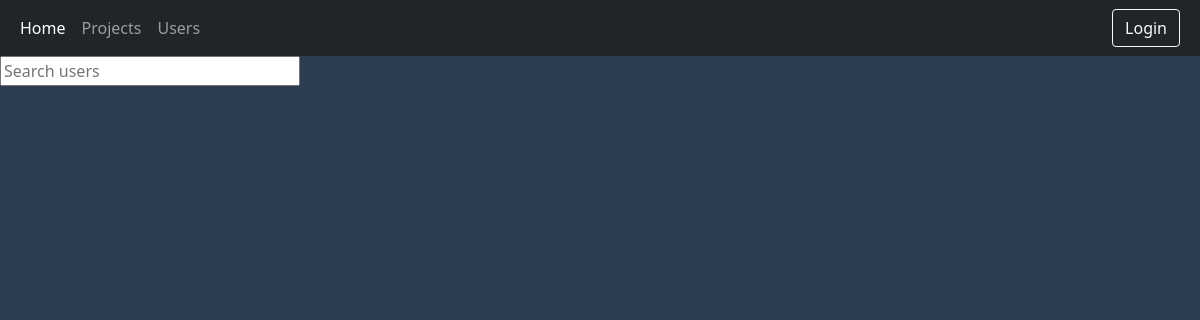
The app's page /, older data.
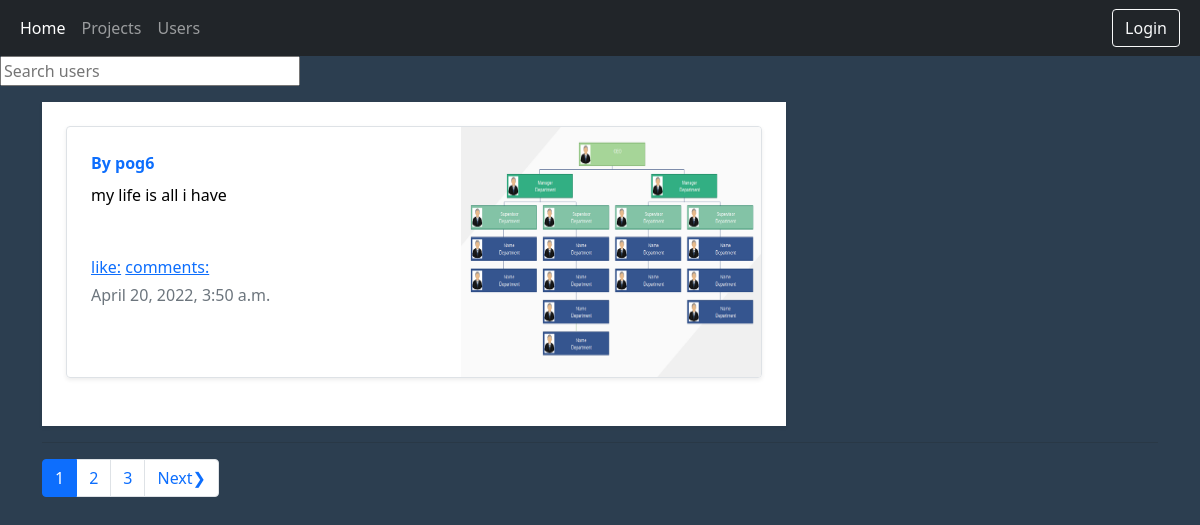
The same page, newer data.
### actions/models.py (models this page shows, shortened)
class UserPost(models.Model):
    owner = models.ForeignKey(Account,on_delete=models.SET_NULL, null=True, blank=True)
    body = models.CharField(max_length=1000, null=True, blank=True)
    post_image = models.ImageField(null=True,blank=True,upload_to="post_images/",default='post_images/default.jpg')
    created = models.DateTimeField(auto_now_add=True)
    id = models.UUIDField(default=uuid.uuid4, unique=True, primary_key=True, editable=False)

### users/models.py (models this page shows)
class Account(models.Model):
    user = models.OneToOneField(User, on_delete=models.CASCADE, null=True, blank=True)
    first_name=models.CharField(max_length=200, null=True, blank=True)
    last_name = models.CharField(max_length=200, null=True, blank=True)
    username=models.CharField(max_length=200, null=True, blank=True)
    email=models.EmailField(max_length=200)
    location=models.CharField(max_length=200, null=True, blank=True)
    bio=models.TextField(max_length=200, null=True, blank=True)
    job=models.CharField(max_length=200, null=True, blank=True)
    status=models.CharField(max_length=200, null=True, blank=True)
    profile=models.ImageField(null=True, blank=True,upload_to="profiles/",default='profiles/user-default.png')
    groups=models.ManyToManyField('Group',blank=True)
    github_account=models.CharField(max_length=200, null=True, blank=True)
    linkedin_account = models.CharField(max_length=200, null=True, blank=True)
    follower_accounts= models.ManyToManyField('Account', blank=True)
    followed_accounts= models.ManyToManyField('Account', blank=True,related_name="follows")
    followers = models.IntegerField(default=0, null=True, blank=True)
    following = models.IntegerField(default=0, null=True, blank=True)
    created = models.DateTimeField(auto_now_add=True)
    id = models.UUIDField(default=uuid.uuid4, unique=True, primary_key=True, editable=False)
    def __str__(self):
        return str(self.username)
    class Meta:
        ordering = ['-followers']

### users/views.py (the view)
# urls.py: path('',views.front,name="front"),
def front(request):
    posts, search_query = search_posts(request)
    posts, custom_range = pagination(request, posts, 1)
    content={"posts":posts,"custom_range":custom_range,"search_query":search_query}
    return render(request,"users/front.html",content)

### users/utils.py (called while the page is built)
def pagination(request,accounts,result):
    page = request.GET.get("page")
    paginator = Paginator(accounts, result)
    try:
        accounts = paginator.page(page)
    except PageNotAnInteger:
        page = 1
        accounts = paginator.page(page)
    except EmptyPage:
        page = paginator.num_pages
        accounts = paginator.page(page)
    left_index = int(page) - 2
    if left_index < 1:
        left_index = 1
    right_index = int(page) + 3
    if right_index > paginator.num_pages:
        right_index = paginator.num_pages + 1
    custom_range = range(left_index, right_index)
    return accounts,custom_range

def search_posts(request):
    search_query = ''
    accounts=[]
    if request.GET.get('search_query'):
        search_query = request.GET.get('search_query')
        accounts = Account.objects.filter(Q(username__icontains=search_query) | Q(first_name__icontains=search_query) | Q(last_name__icontains=search_query))
    posts = UserPost.objects.filter(Q(body__icontains=search_query) | Q(owner__in=accounts))
    return posts,search_query

### users/templates/users/front.html
{% extends 'main.html' %}
{% block content %}
 <form  id="searchForm" action="{% url 'front' %}" method="get">
          <input style="width:300px;" type="text" placeholder="Search users" aria-label="Search" name="search_query" value="{{search_query}}">
        </form>
<div class="container mt-3 mb-4" >
{% for post in posts %}
    <div class="col-md-8">
        <div class="user-dashboard-info-box table-responsive mb-0 bg-white p-4 shadow-sm">
      <div class="row g-0 border rounded overflow-hidden flex-md-row mb-4 shadow-sm h-md-250 position-relative">
        <div class="col p-4 d-flex flex-column position-static">
            {% if post.owner == request.user.account %}
             <a href="{% url 'account' post.owner.id %}">
          <strong class="d-inline-block mb-2 text-primary" >By {{post.owner}}</strong>
                </a>
            {% else %}
            <a href="{% url 'user_account' post.owner.id %}">
          <strong class="d-inline-block mb-2 text-primary" >By {{post.owner}}</strong>
                </a>
            {% endif %}
              <a href="" id="me" style="text-decoration: None;">
          <p class="card-text mb-auto" style="color: black;"><stron>{{post.body|slice:"150" }}</stron></p>
                   </a>
                  <br>
                  <br>
                  <div class="mb-1 text-muted"> <a href="">like:{{post.vote_total}}</a> <a href="">comments: {{post.vote_ratio}}</a></div>
                   <div class="mb-1 text-muted" >{{post.created}}</div>
        </div>
        <div class="col-auto d-none d-lg-block">
            <img src="{{post.post_image.url}}" alt="" class="bd-placeholder-img" width="300" height="250">
        </div>
      </div>
</div>
         </div>
        <hr>
{% endfor %}
    {% include 'pagination.html' with query_set=posts custom_range=custom_range %}
</div>
{% endblock content %}

Row changes from the older to the newer data that the page shows:
added UserPost: owner "pog6", body "my life is all i have", created "April 20, 2022, 3:50 a.m.", post_image (picture)
Text that changed along with them:
new list line: "1"
new list line: "2"
new list line: "3"
text now shown: "Next❯"
